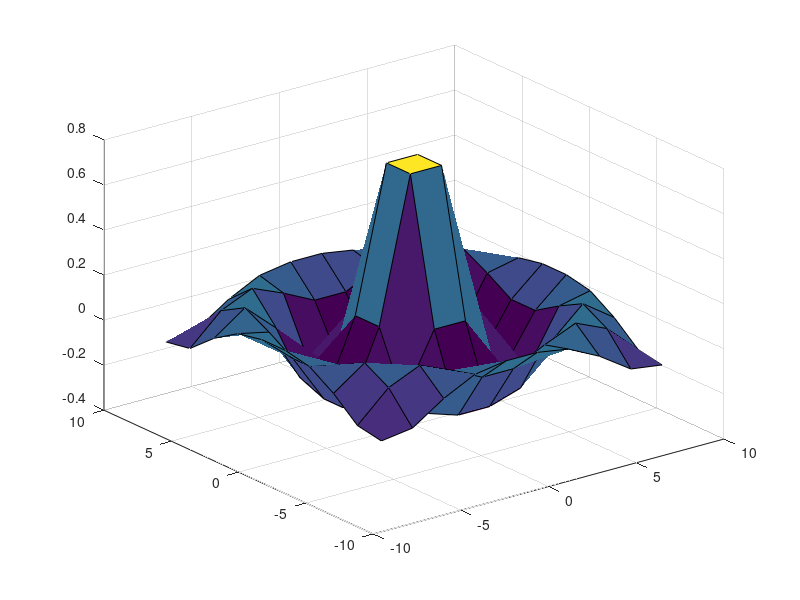

Here is the MATLAB script that generated this plot:
a = linspace(-8, 8, 10)';
b = a;
[xx, yy] = meshgrid(a, b);
c = sqrt(xx.^2 + yy.^2) + eps;
d = sin(c)./c;
surf(xx, yy, d);
saveas(gcf, '02_22000275.png');
